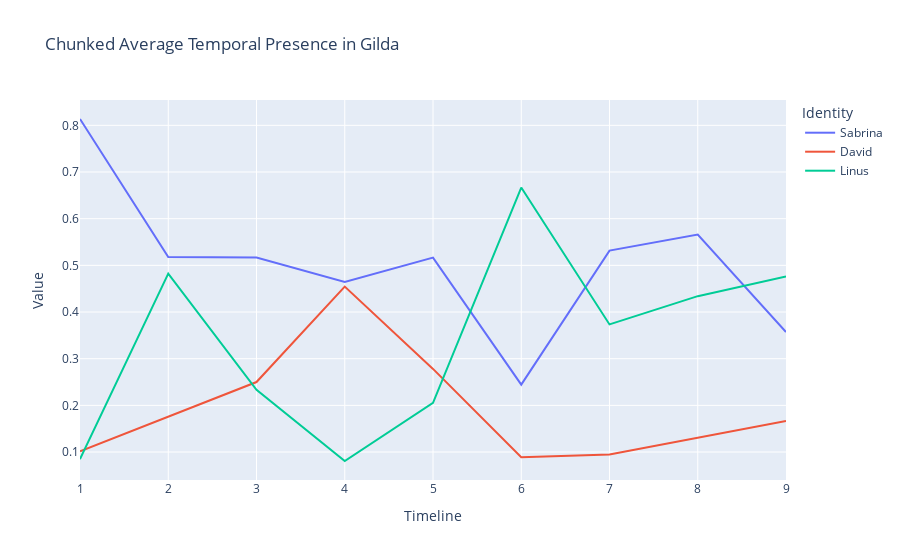

This figure's notebook cell:
### Markdown cell above
### CHUNKED PRESENCE

### Code cell
CHUNKING = 9

# User plotly to visualize something

import plotly.express as px
import pandas as pd

# Load all csv files in csv/
import glob
import os

csv_files = glob.glob("csv/Sabrina.csv")
# Convert all entries to structured data with attribute 0 as frame number, 1 as Face Box, and 5 as Identity
# Skip first two lines of each file
# Skip rows where Identity is N/A

USE_GENERAL_NAMES = False
USE_GENDER_NAMES = False

USE_AVERAGE = True

IGNORE_MINOR_CHARACTERS = True

FILM_FRAME_TOTALS = {
	"Cliff": 2097,
	"Our Village": 2377,
	"Diary of Nurse": 2297,
	"Sabrina": 2751,
	"The Man from Laramie": 2477,
	"Human Desire": 2200,
	"Chikamatsu Story": 2460,
	"Black River": 2552,
	"Duel in the Sun": 3207,
	"Gilda": 2652,
	"Jigoku Mon": 2151,
	"Kurutta Kajitsu": 2076,
	"Notorious": 2433,
	"Oklahoma": 3577,
	"Vikings": 2740,
	"Waves of Life": 2465
}

RIVALS = ["Keming", "Professor Yuan", "Haoru", "David", "Vic", "Carl", "Ishun", "Hitokiri Joe", "Natsuhisa", "Bo Kang", "Wataru", "Jud", "Alex Sebastian", "Ballin", "Einar", "Jesse"]
MALES = ["Zhanwu", "Fan Jun", "Changping", "Linus", "Will", "Jeff", "Mohei", "Nishida", "Haruji", "Jin Zhang", "Moritoo", "Curly", "Devlin", "Johnny", "Eric", "Lewt"]
LADIES = ["Shuzhen", "Fang Qing", "Suhua", "Sabrina", "Barbara", "Vicki", "Osan", "Shizuko", "Eri", "Ye Suping", "Kesa", "Laurey", "Alicia", "Gilda", "Morgana", "Pearl"]

PROTAGONISTS = ["Zhanwu", "Fang Qing", "Suhua", "Sabrina", "Will", "Jeff", "Mohei", "Nishida", "Haruji", "Jin Zhang", "Moritoo", "Curly", "Alicia", "Johnny", "Eric", "Pearl"]
LOVES = ["Shuzhen", "Fan Jun", "Changping", "Linus", "Barbara", "Vicki", "Osan", "Shizuko", "Eri", "Ye Suping", "Kesa", "Laurey", "Devlin", "Gilda", "Morgana", "Lewt"]

def find_section(range_start, range_end, num_sections, value):
    """
    Given a range [range_start, range_end], this function splits it into
    num_sections and returns which section (1-based index) the value falls into.

    :param range_start: The start of the range (inclusive).
    :param range_end: The end of the range (inclusive).
    :param num_sections: Number of sections to divide the range into.
    :param value: The value for which we want to determine the section index.
    :return: The section index (1-based) where the value fits.
    """
    # Handle edge cases, e.g., if value < range_start or value > range_end
    if value <= range_start:
        return 1
    if value >= range_end:
        return num_sections

    # Compute the size of each section
    section_size = (range_end - range_start) / num_sections

    # Determine which section the value falls into using integer division
    section_index = int((value - range_start) // section_size) + 1

    # Make sure the section index doesn't exceed num_sections
    if section_index > num_sections:
        section_index = num_sections

    return section_index

def get_name(name):
	if USE_GENDER_NAMES:
		if name in MALES:
			name = "Male"
		elif name in LADIES:
			name = "Female"
	else:
		if name in PROTAGONISTS:
			name = "Protagonist"
		elif name in LOVES:
			name = "Love"
	return name

data = []
chunks = []
chunk_totals = []
for i in range(CHUNKING + 1):
	chunk_totals.append(0)
for i in range(CHUNKING + 1):
	chunks.append({})

all_names = []

for file in csv_files:
	with open(file) as f:
		lines = f.readlines()[2:]
		for line in lines:
			line = line.split(",")
			if line[5] != "\"N/A\"":
				# Att 3 is frame numbder / film's total frames (the film is the name of the current csv file)
				total = FILM_FRAME_TOTALS[os.path.basename(file)[:-4]]
				frame = int(line[0][1:][:-1])

				name = line[5][1:][:-1]
				if USE_GENERAL_NAMES:
					if name in RIVALS:
						name = "Rival"
					name = get_name(name)
				if IGNORE_MINOR_CHARACTERS:
					if USE_GENERAL_NAMES:
						if name not in ["Rival", "Protagonist", "Female", "Male", "Love"]:
							continue
					else:
						if name not in RIVALS:
							if name not in PROTAGONISTS:
								if name not in LOVES:
									continue
				time = find_section(0, total, CHUNKING, frame)
				if name not in all_names:
					all_names.append(name)
				# the chunk array time participant is a dictionary of the participants in that chunk
				chunk_totals[time] += 1
				if name not in chunks[time]:
					chunks[time][name] = 0
				chunks[time][name] += 1
				#data.append([frame, line[1], name, time])

for i in range(CHUNKING+1):
	for name in chunks[i]:
		if USE_AVERAGE:
			data.append([i, name, chunks[i][name] / chunk_totals[i]])
		else:
			data.append([i, name, chunks[i][name]])

for n in all_names:
	for i in range(CHUNKING+1):
		if n not in chunks[i]:
			chunks[i][n] = 0
			print(i, n)

df = pd.DataFrame(data, columns=["Timeline", "Identity", "Value"])
df["Identity"] = df["Identity"].astype(str)
df["Identity"] = df["Identity"].apply(lambda x: x.split(" ")[0])

# Create a scatter plot of the data
fig = px.line(df, x="Timeline", y="Value", color="Identity", title="Chunked Average Temporal Presence in Gilda")
fig.show()

### Figure 1 — Plotly figure (JSON) as saved in the notebook; plotly's stock layout.template omitted (floating-point values rounded to 4 significant figures)
{"data": [{"hovertemplate": "Identity=Sabrina<br>Timeline=%{x}<br>Value=%{y}<extra></extra>", "legendgroup": "Sabrina", "line": {"color": "#636efa", "dash": "solid"}, "marker": {"symbol": "circle"}, "mode": "lines", "name": "Sabrina", "orientation": "v", "showlegend": true, "type": "scatter", "x": [1, 2, 3, 4, 5, 6, 7, 8, 9], "xaxis": "x", "y": [0.8136, 0.5176, 0.5167, 0.4646, 0.5166, 0.2444, 0.5316, 0.566, 0.3571], "yaxis": "y"}, {"hovertemplate": "Identity=David<br>Timeline=%{x}<br>Value=%{y}<extra></extra>", "legendgroup": "David", "line": {"color": "#EF553B", "dash": "solid"}, "marker": {"symbol": "circle"}, "mode": "lines", "name": "David", "orientation": "v", "showlegend": true, "type": "scatter", "x": [1, 3, 4, 5, 6, 7, 9], "xaxis": "x", "y": [0.1017, 0.25, 0.4545, 0.2781, 0.08889, 0.09494, 0.1667], "yaxis": "y"}, {"hovertemplate": "Identity=Linus<br>Timeline=%{x}<br>Value=%{y}<extra></extra>", "legendgroup": "Linus", "line": {"color": "#00cc96", "dash": "solid"}, "marker": {"symbol": "circle"}, "mode": "lines", "name": "Linus", "orientation": "v", "showlegend": true, "type": "scatter", "x": [1, 2, 3, 4, 5, 6, 7, 8, 9], "xaxis": "x", "y": [0.08475, 0.4824, 0.2333, 0.08081, 0.2053, 0.6667, 0.3734, 0.434, 0.4762], "yaxis": "y"}], "layout": {"legend": {"title": {"text": "Identity"}, "tracegroupgap": 0}, "title": {"text": "Chunked Average Temporal Presence in Gilda"}, "xaxis": {"anchor": "y", "domain": [0, 1], "title": {"text": "Timeline"}}, "yaxis": {"anchor": "x", "domain": [0, 1], "title": {"text": "Value"}}}}
